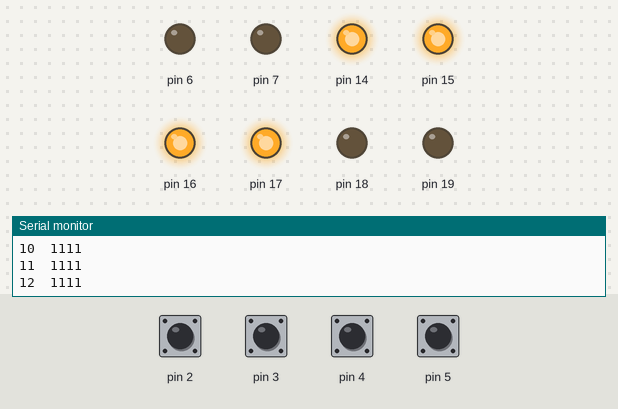
The sketch below on a simulated Arduino Uno, built with avr-gcc and run on an emulated ATmega328P. On the bench: output pins drawn as LEDs (lit = HIGH), the last lines printed to the serial monitor. The inputs (shaded band) are chosen by the test bench; at power-on: pin 2–5 HIGH.

Above: at 1.2 s.
1.3 s: pin 2 pulled LOW for 0.15 s
At 1.4 s:
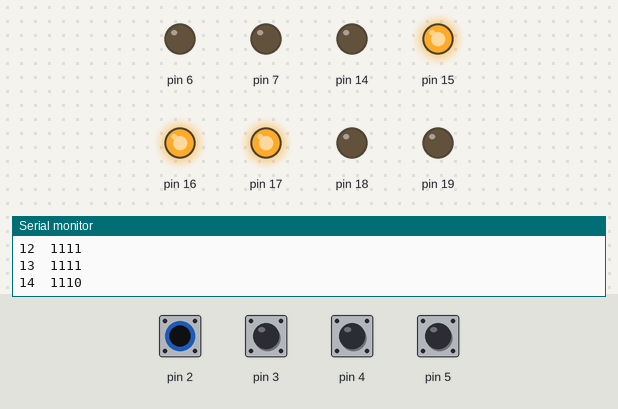
3.0 s: pin 3 pulled LOW for 0.15 s
At 3.11 s:
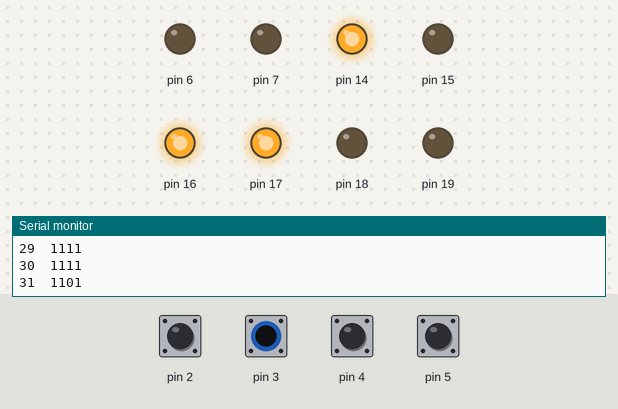
4.7 s: pin 4 pulled LOW for 0.15 s
At 4.81 s:
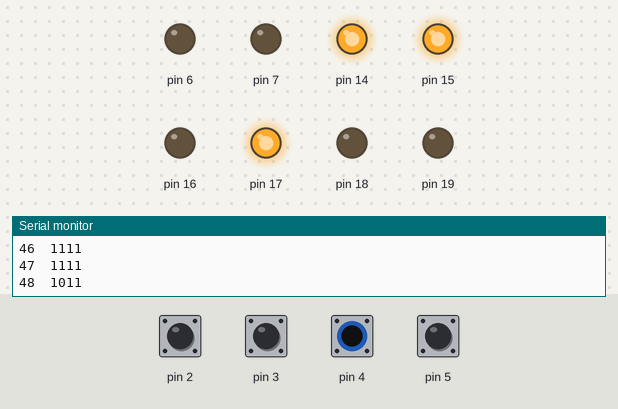
6.4 s: pin 5 pulled LOW for 0.15 s
At 6.52 s:
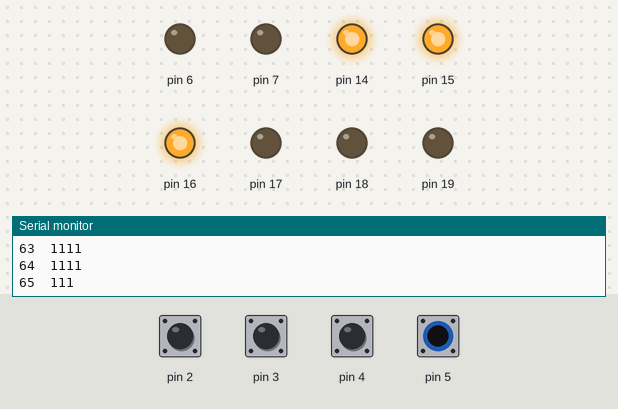
8.1 s: pin 2 driven LOW and pin 3 driven LOW
At 8.5 s:
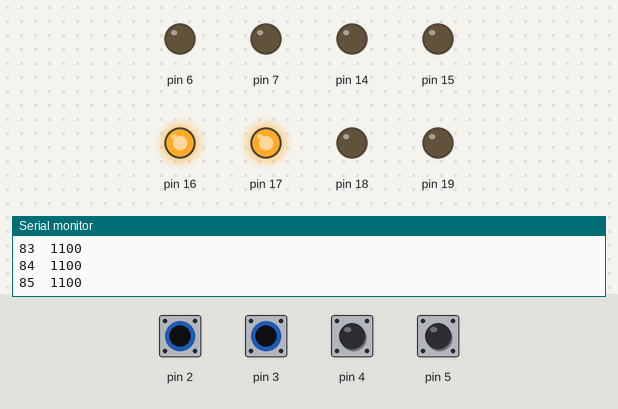
9.6 s: pin 4 pulled LOW for 1 s
At 10.4 s:
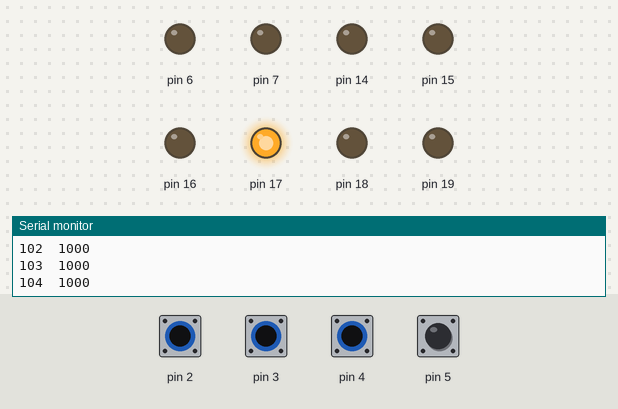
Timing chart, 0 to 12.6 s (numbered marks = the images above; inputs shaded):
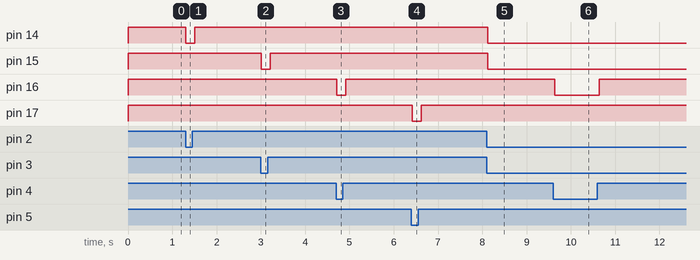

Measured:
- after the input at 1.3 s, pin 14: HIGH → LOW at once, → HIGH 0.20 s later
- after the input at 3.0 s, pin 15: HIGH → LOW at once, → HIGH 0.20 s later
- after the input at 4.7 s, pin 16: HIGH → LOW at once, → HIGH 0.20 s later
- after the input at 6.4 s, pin 17: HIGH → LOW at once, → HIGH 0.20 s later
- after the input at 8.1 s, pin 14, pin 15: HIGH → LOW at once
- after the input at 9.6 s, pin 16: HIGH → LOW at once, → HIGH 1.0 s later

The sketch:

6-1_rowINP.ino
```cpp
int ev = 0;
void setup() {
  Serial.begin(9600);
  DDRC = 0x3F;
  DDRD = 0xC2; // PD[6..7] & PD[1]/TX as output
  PORTD = 0x3C; // PD[2..5]w/Pull-Up & PD[6..7] + GND@Low
}
void loop() {
  ev++;
  Serial.print(ev);
  PORTC = (PIND >> 2) & 0x0F;
  Serial.print("\t");
  Serial.println(PORTC, BIN);
  delay(100);
}
```
